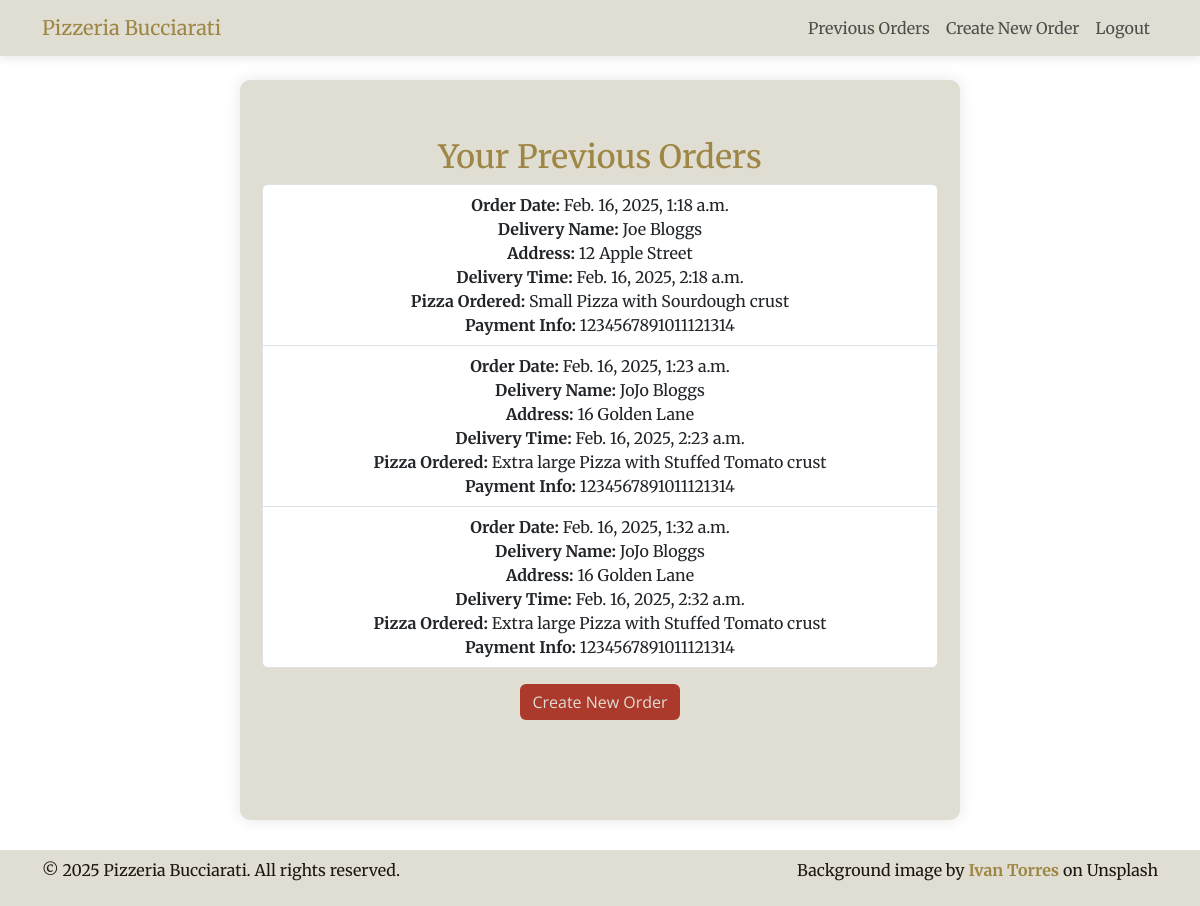
/previous/ (signed in), run on the app's committed database.
### pizza/models.py (models this page shows, shortened)
class Order(models.Model):
    user = models.ForeignKey(User, on_delete=models.CASCADE)
    pizza = models.ForeignKey(Pizza, on_delete=models.CASCADE)
    delivery_name = models.CharField(max_length=100)
    delivery_address = models.CharField(max_length=255)
    delivery_time = models.DateTimeField()
    payment_info = models.CharField(max_length=255)  # summary
    created_at = models.DateTimeField(auto_now_add=True)

class Pizza(models.Model):
    size = models.ForeignKey(PizzaSize, on_delete=models.CASCADE)
    crust = models.ForeignKey(PizzaCrust, on_delete=models.CASCADE)
    sauce = models.ForeignKey(PizzaSauce, on_delete=models.CASCADE)
    cheese = models.ForeignKey(PizzaCheese, on_delete=models.CASCADE)
    toppings = models.ManyToManyField("Topping", blank=True)
    def __str__(self):
        return f"{self.size.name.capitalize()} Pizza with {self.crust.name} crust"

class PizzaSize(models.Model):
    name = models.CharField(max_length=20, unique=True)

class PizzaCrust(models.Model):
    name = models.CharField(max_length=50, unique=True)

### pizza/views.py (the view)
# urls.py: path('previous/', views.previous, name='previous'),
def previous(request):
    orders = Order.objects.filter(user=request.user)
    return render(request, 'previous.html', {'orders': orders})

### pizza/templates/previous.html
{% extends "base.html" %}
{% block content %}
<div class="container mt-5">
    <h2>Your Previous Orders</h2>
    {% if orders %}
        <ul class="list-group">
            {% for order in orders %}
                <li class="list-group-item">
                    <strong>Order Date:</strong> {{ order.created_at }}<br>
                    <strong>Delivery Name:</strong> {{ order.delivery_name }}<br>
                    <strong>Address:</strong> {{ order.delivery_address }}<br>
                    <strong>Delivery Time:</strong> {{ order.delivery_time }}<br>
                    <strong>Pizza Ordered:</strong> {{ order.pizza }}<br>
                    <strong>Payment Info:</strong> {{ order.payment_info }}<br>
                </li>
            {% endfor %}
        </ul>
    {% else %}
        <p>You haven't placed any orders yet.</p>
    {% endif %}
	<div class="d-flex justify-content-center gap-2">
    <a href="{% url 'create' %}" class="btn btn-primary mt-3">Create New Order</a>
	</div>
</div>
{% endblock %}

### pizza/static/css/style.css (style rules this page uses)
body h1, body h2, body h3, body h4, body h5, body h6, body li { color: #9e8644; font-family: 'Merriweather', serif; text-align: center; }
body { background: url('https://images.unsplash.com/photo-1513104890138-7c749659a591?q=80&w=2070&auto=format&fit=crop&ixlib=rb-4.0.3&ixid=M3wxMjA3fDB8MHxwaG90by1wYWdlfHx8fGVufDB8fHx8fA%3D%3D'); background-size: cover; background-attachment: fixed; font-family: 'Open Sans', sans-serif; margin: 0; min-height: 100vh; padding-bottom: 60px; }
body, html { height: 100%; margin: 0%; }
.btn { color: #e0ddd3; background-color: #ab392c; border: none; }

### data on the page
Order: created_at "Feb. 16, 2025, 1:18 a.m.", delivery_name "Joe Bloggs", delivery_address "12 Apple Street", delivery_time "Feb. 16, 2025, 2:18 a.m.", pizza "Small Pizza with Sourdough crust", payment_info "1234567891011121314"
Order: created_at "Feb. 16, 2025, 1:23 a.m.", delivery_name "JoJo Bloggs", delivery_address "16 Golden Lane", delivery_time "Feb. 16, 2025, 2:23 a.m.", pizza "Extra large Pizza with Stuffed Tomato crust", payment_info "1234567891011121314"
Order: created_at "Feb. 16, 2025, 1:32 a.m.", delivery_name "JoJo Bloggs", delivery_address "16 Golden Lane", delivery_time "Feb. 16, 2025, 2:32 a.m.", pizza "Extra large Pizza with Stuffed Tomato crust", payment_info "1234567891011121314"
